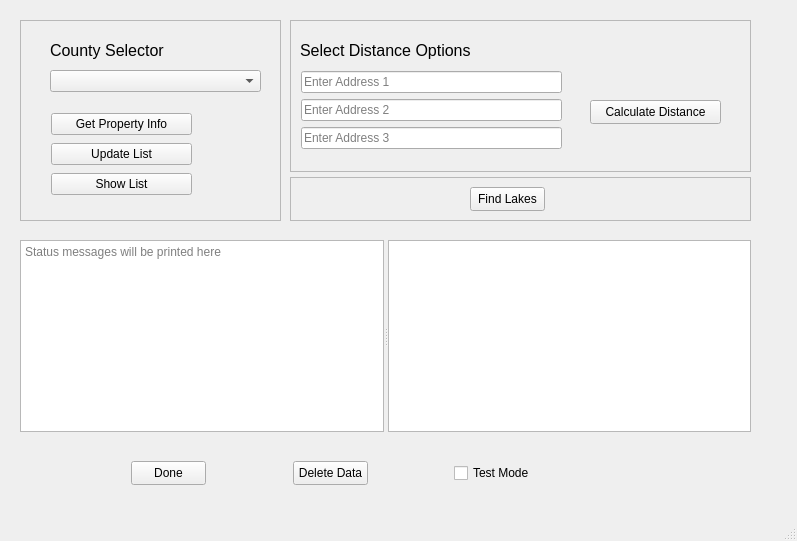
<?xml version="1.0" encoding="UTF-8"?>
<ui version="4.0">
 <class>QMainWindow</class>
 <widget class="QMainWindow" name="QMainWindow">
  <property name="geometry">
   <rect>
    <x>0</x>
    <y>0</y>
    <width>797</width>
    <height>541</height>
   </rect>
  </property>
  <property name="windowTitle">
   <string>Tax Sale Property Screening Tool</string>
  </property>
  <widget class="QWidget" name="centralwidget">
   <widget class="QFrame" name="frame_county">
    <property name="geometry">
     <rect>
      <x>20</x>
      <y>20</y>
      <width>261</width>
      <height>201</height>
     </rect>
    </property>
    <property name="frameShape">
     <enum>QFrame::StyledPanel</enum>
    </property>
    <property name="frameShadow">
     <enum>QFrame::Raised</enum>
    </property>
    <property name="lineWidth">
     <number>1</number>
    </property>
    <widget class="QComboBox" name="combo_county">
     <property name="geometry">
      <rect>
       <x>30</x>
       <y>50</y>
       <width>211</width>
       <height>22</height>
      </rect>
     </property>
     <property name="editable">
      <bool>false</bool>
     </property>
     <property name="placeholderText">
      <string>Please select a county</string>
     </property>
    </widget>
    <widget class="QLabel" name="label_county">
     <property name="geometry">
      <rect>
       <x>30</x>
       <y>20</y>
       <width>221</width>
       <height>21</height>
      </rect>
     </property>
     <property name="font">
      <font>
       <pointsize>12</pointsize>
      </font>
     </property>
     <property name="frameShape">
      <enum>QFrame::NoFrame</enum>
     </property>
     <property name="text">
      <string>County Selector</string>
     </property>
     <property name="textFormat">
      <enum>Qt::PlainText</enum>
     </property>
    </widget>
    <widget class="QWidget" name="">
     <property name="geometry">
      <rect>
       <x>31</x>
       <y>91</y>
       <width>141</width>
       <height>86</height>
      </rect>
     </property>
     <layout class="QVBoxLayout" name="verticalLayout">
      <item>
       <widget class="QPushButton" name="pushButton_getinfo">
        <property name="text">
         <string>Get Property Info</string>
        </property>
        <property name="flat">
         <bool>false</bool>
        </property>
       </widget>
      </item>
      <item>
       <widget class="QPushButton" name="pushButton_update_list">
        <property name="text">
         <string>Update List</string>
        </property>
       </widget>
      </item>
      <item>
       <widget class="QPushButton" name="pushButton_Show_List">
        <property name="text">
         <string>Show List</string>
        </property>
       </widget>
      </item>
     </layout>
    </widget>
   </widget>
   <widget class="QFrame" name="frame_distance">
    <property name="geometry">
     <rect>
      <x>290</x>
      <y>20</y>
      <width>461</width>
      <height>152</height>
     </rect>
    </property>
    <property name="frameShape">
     <enum>QFrame::StyledPanel</enum>
    </property>
    <property name="frameShadow">
     <enum>QFrame::Raised</enum>
    </property>
    <widget class="QLabel" name="label_distance">
     <property name="geometry">
      <rect>
       <x>10</x>
       <y>20</y>
       <width>221</width>
       <height>21</height>
      </rect>
     </property>
     <property name="font">
      <font>
       <pointsize>12</pointsize>
      </font>
     </property>
     <property name="frameShape">
      <enum>QFrame::NoFrame</enum>
     </property>
     <property name="text">
      <string>Select Distance Options</string>
     </property>
     <property name="textFormat">
      <enum>Qt::PlainText</enum>
     </property>
    </widget>
    <widget class="QPushButton" name="pushButton_distance">
     <property name="geometry">
      <rect>
       <x>300</x>
       <y>80</y>
       <width>131</width>
       <height>24</height>
      </rect>
     </property>
     <property name="text">
      <string>Calculate Distance</string>
     </property>
    </widget>
    <widget class="QWidget" name="">
     <property name="geometry">
      <rect>
       <x>11</x>
       <y>51</y>
       <width>261</width>
       <height>80</height>
      </rect>
     </property>
     <layout class="QVBoxLayout" name="verticalLayout_2">
      <item>
       <widget class="QLineEdit" name="lineEdit_address1">
        <property name="text">
         <string/>
        </property>
        <property name="placeholderText">
         <string>Enter Address 1</string>
        </property>
       </widget>
      </item>
      <item>
       <widget class="QLineEdit" name="lineEdit_address2">
        <property name="text">
         <string/>
        </property>
        <property name="placeholderText">
         <string>Enter Address 2</string>
        </property>
       </widget>
      </item>
      <item>
       <widget class="QLineEdit" name="lineEdit_address3">
        <property name="text">
         <string/>
        </property>
        <property name="placeholderText">
         <string>Enter Address 3</string>
        </property>
       </widget>
      </item>
     </layout>
    </widget>
   </widget>
   <widget class="QFrame" name="frame_lakes">
    <property name="geometry">
     <rect>
      <x>290</x>
      <y>177</y>
      <width>461</width>
      <height>44</height>
     </rect>
    </property>
    <property name="frameShape">
     <enum>QFrame::StyledPanel</enum>
    </property>
    <property name="frameShadow">
     <enum>QFrame::Raised</enum>
    </property>
    <widget class="QPushButton" name="pushButton_lakes">
     <property name="geometry">
      <rect>
       <x>180</x>
       <y>10</y>
       <width>75</width>
       <height>24</height>
      </rect>
     </property>
     <property name="text">
      <string>Find Lakes</string>
     </property>
    </widget>
   </widget>
   <widget class="QPushButton" name="pushButton_done">
    <property name="geometry">
     <rect>
      <x>131</x>
      <y>461</y>
      <width>75</width>
      <height>24</height>
     </rect>
    </property>
    <property name="text">
     <string>Done</string>
    </property>
   </widget>
   <widget class="QPushButton" name="pushButton_delete">
    <property name="geometry">
     <rect>
      <x>293</x>
      <y>461</y>
      <width>75</width>
      <height>24</height>
     </rect>
    </property>
    <property name="text">
     <string>Delete Data</string>
    </property>
   </widget>
   <widget class="QCheckBox" name="checkBox_testmode">
    <property name="geometry">
     <rect>
      <x>454</x>
      <y>463</y>
      <width>77</width>
      <height>20</height>
     </rect>
    </property>
    <property name="text">
     <string>Test Mode</string>
    </property>
   </widget>
   <widget class="QSplitter" name="splitter">
    <property name="geometry">
     <rect>
      <x>20</x>
      <y>240</y>
      <width>731</width>
      <height>192</height>
     </rect>
    </property>
    <property name="orientation">
     <enum>Qt::Horizontal</enum>
    </property>
    <widget class="QTextBrowser" name="textBrowser_print">
     <property name="placeholderText">
      <string>Status messages will be printed here</string>
     </property>
    </widget>
    <widget class="QTextBrowser" name="textBrowser_status"/>
   </widget>
  </widget>
  <widget class="QMenuBar" name="menubar">
   <property name="geometry">
    <rect>
     <x>0</x>
     <y>0</y>
     <width>797</width>
     <height>22</height>
    </rect>
   </property>
  </widget>
  <widget class="QStatusBar" name="statusbar"/>
 </widget>
 <tabstops>
  <tabstop>combo_county</tabstop>
  <tabstop>pushButton_getinfo</tabstop>
  <tabstop>pushButton_update_list</tabstop>
  <tabstop>pushButton_Show_List</tabstop>
  <tabstop>lineEdit_address1</tabstop>
  <tabstop>lineEdit_address2</tabstop>
  <tabstop>lineEdit_address3</tabstop>
  <tabstop>pushButton_distance</tabstop>
  <tabstop>pushButton_lakes</tabstop>
  <tabstop>pushButton_done</tabstop>
  <tabstop>pushButton_delete</tabstop>
  <tabstop>checkBox_testmode</tabstop>
 </tabstops>
 <resources/>
 <connections/>
</ui>
